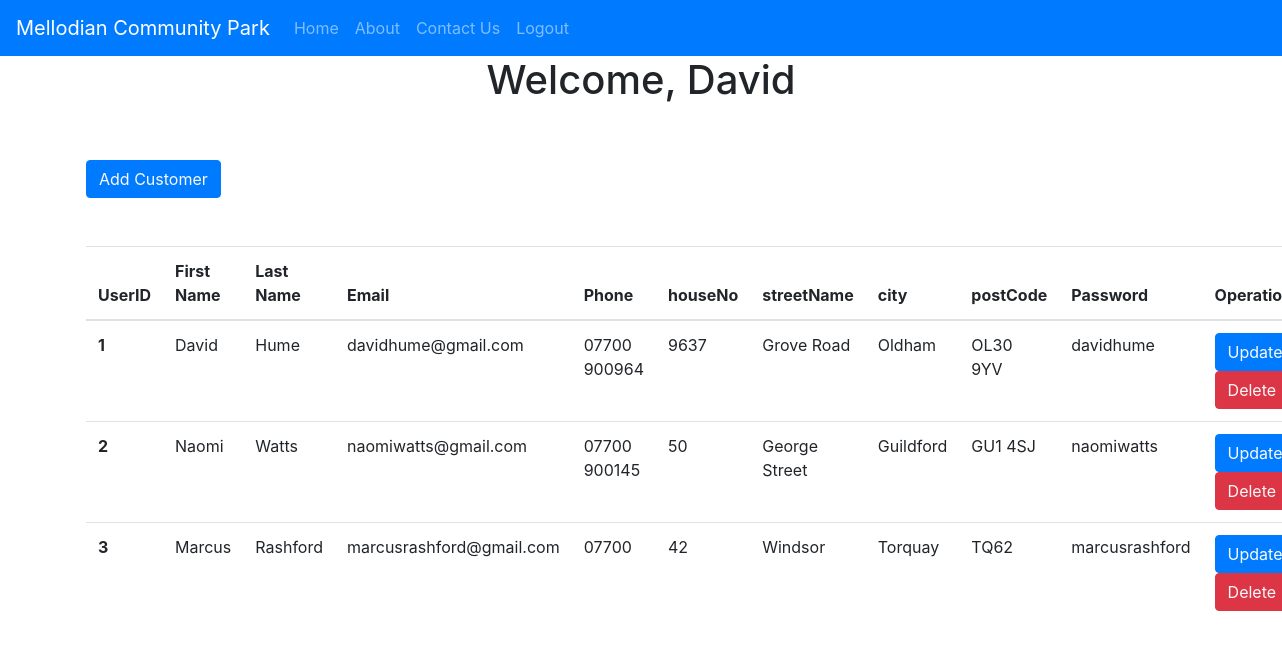
The page /adminPanel.php (signed in) on the database its author committed.
### tables this page shows
CREATE TABLE `customer` (
  `customerId` int(11) NOT NULL,
  `firstName` varchar(100) NOT NULL,
  `lastName` varchar(100) NOT NULL,
  `phone` varchar(20) NOT NULL,
  `houseNo` int(11) NOT NULL,
  `streetName` varchar(100) NOT NULL,
  `city` varchar(100) NOT NULL,
  `postCode` varchar(100) NOT NULL,
  `email` varchar(100) NOT NULL,
  `password` varchar(100) NOT NULL,
  `photo` varchar(100) NOT NULL
);

### adminPanel.php (the view, shortened to what this page needs)
<?php
include 'connect.php';
?>
<!DOCTYPE html>
<html lang="en">
<head>
    <link rel="stylesheet" href="https://cdn.jsdelivr.net/npm/bootstrap@4.0.0/dist/css/bootstrap.min.css">
  <link rel="stylesheet" href="https://cdn.jsdelivr.net/npm/bootstrap@4.0.0/dist/css/bootstrap.min.css">
</head>
<body>
<nav class="navbar navbar-expand-lg navbar-dark bg-primary">
  <a class="navbar-brand" href="#" text-color="orange">Mellodian Community Park</a>
  <div class="collapse navbar-collapse" id="navbarNav">
    <ul class="navbar-nav">
        <a class="nav-link" href="#">Home <span class="sr-only">(current)</span></a>
      <li class="nav-item">
        <a class="nav-link" href="#">About</a>
      </li>
      <li class="nav-item">
        <a class="nav-link" href="#">Contact Us</a>
      </li>
      <li class="nav-item">
        <a class="nav-link" href="index.php">Logout</a>
      </li>
    </ul>
  </div>
</nav>
<div class="text-center">
  <h1>Welcome, <?php echo $_SESSION['firstName']; ?></h1>
  </div>
<div class="container">
<button class="btn btn-primary my-5"><a href="customerRegistration.php" class="text-light">Add Customer</a></button>
<table class="table">
  <thead>
    <tr>
      <th scope="col">UserID</th>
      <th scope="col">First Name</th>
      <th scope="col">Last Name</th>
      <th scope="col">Email</th>
      <th scope="col">Phone</th>
      <th scope="col">houseNo</th>
      <th scope="col">streetName</th>
      <th scope="col">city</th>
      <th scope="col">postCode</th>
      <th scope="col">Password</th>
      <th scope="col">Operations</th>
    </tr>
  </thead>
  <tbody>
  <?php
    $sql = "select * from `customer`";
    $result = mysqli_query($con, $sql);
    if($result){
        while($row=mysqli_fetch_assoc($result)){
            $id = $row['customerId'];
            $firstName = $row['firstName'] ;
            $lastName = $row['lastName'] ;
            $email = $row['email'];
            $phone = $row['phone'];
            $houseNo = $row['houseNo'];
            $streetName = $row['streetName'];
            $city = $row['city'];
            $postCode = $row['postCode'];
            $password = $row['password'];
            echo '
            <tr>
              <th scope="row">'.$id.'</th>
              <td>'.$firstName.'</td>
              <td>'.$lastName.'</td>
              <td>'.$email.'</td>
              <td>'.$phone.'</td>
              <td>'.$houseNo.'</td>
              <td>'.$streetName.'</td>
              <td>'.$city.'</td>
              <td>'.$postCode.'</td>
              <td>'.$password.'</td>
              <td>
              <button class="btn btn-primary"><a href="adminUpdate.php? updateid='.$id.'" class="text-light">Update</a></button>
              <button class="btn btn-danger"><a href="adminDelete.php? deleteid='.$id.'" class="text-light">Delete</a></button>
              </td>
            </tr>';
        }
    }
?>
  </tbody>
</table>
</div>
</body>
</html>

### rows shown on the page
customer: customerId "1", firstName "David", lastName "Hume", email "davidhume@gmail.com", phone "07700 900964", houseNo "9637", streetName "Grove Road", city "Oldham", postCode "OL30 9YV", password "davidhume"
customer: customerId "2", firstName "Naomi", lastName "Watts", email "naomiwatts@gmail.com", phone "07700 900145", houseNo "50", streetName "George Street", city "Guildford", postCode "GU1 4SJ", password "naomiwatts"
customer: customerId "3", firstName "Marcus", lastName "Rashford", email "marcusrashford@gmail.com", phone "07700", houseNo "42", streetName "Windsor", city "Torquay", postCode "TQ62", password "marcusrashford"

### other values the page prints
$_SESSION['firstName'] "David"
